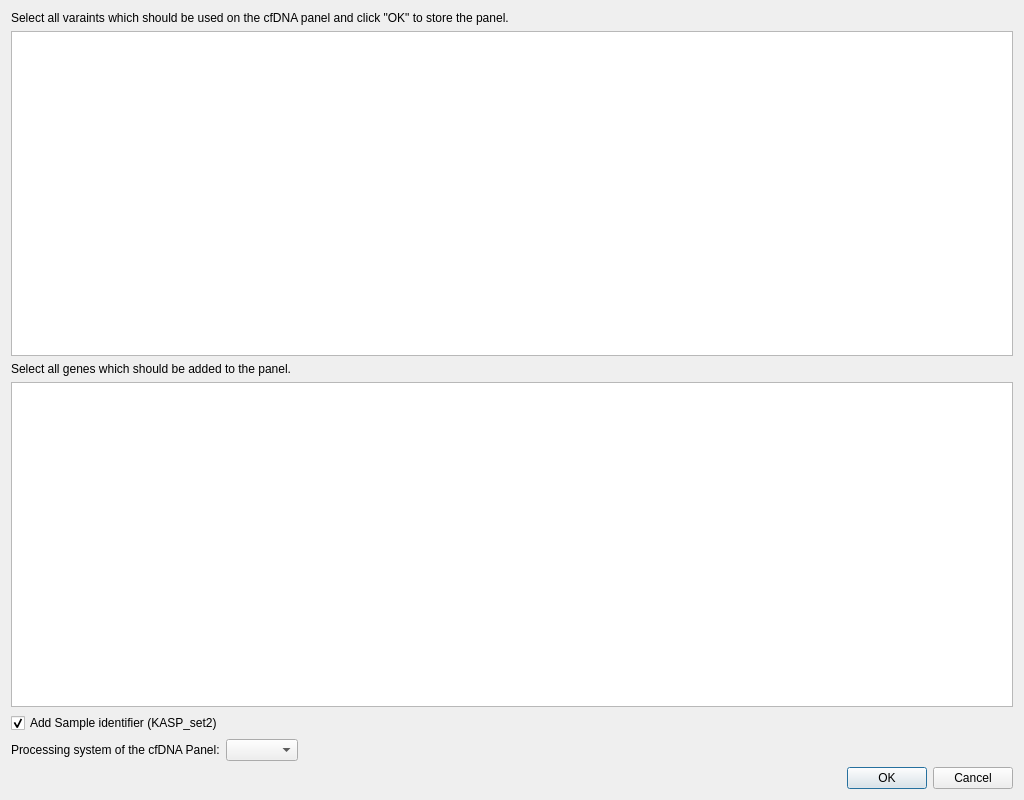
<?xml version="1.0" encoding="UTF-8"?>
<ui version="4.0">
 <class>CfDNAPanelDesignDialog</class>
 <widget class="QDialog" name="CfDNAPanelDesignDialog">
  <property name="geometry">
   <rect>
    <x>0</x>
    <y>0</y>
    <width>1024</width>
    <height>800</height>
   </rect>
  </property>
  <property name="windowTitle">
   <string>cfDNA Panel Design Dialog</string>
  </property>
  <layout class="QVBoxLayout" name="verticalLayout">
   <item>
    <widget class="QLabel" name="label">
     <property name="text">
      <string>Select all varaints which should be used on the cfDNA panel and click &quot;OK&quot; to store the panel.</string>
     </property>
    </widget>
   </item>
   <item>
    <widget class="QTableWidget" name="vars"/>
   </item>
   <item>
    <widget class="QLabel" name="label_2">
     <property name="text">
      <string>Select all genes which should be added to the panel.</string>
     </property>
    </widget>
   </item>
   <item>
    <widget class="QTableWidget" name="genes"/>
   </item>
   <item>
    <widget class="QCheckBox" name="cb_sample_identifier">
     <property name="text">
      <string>Add Sample identifier (KASP_set2)</string>
     </property>
     <property name="checked">
      <bool>true</bool>
     </property>
    </widget>
   </item>
   <item>
    <layout class="QHBoxLayout" name="horizontalLayout">
     <item>
      <widget class="QLabel" name="label_3">
       <property name="text">
        <string>Processing system of the cfDNA Panel:</string>
       </property>
      </widget>
     </item>
     <item>
      <widget class="DBComboBox" name="cb_processing_system"/>
     </item>
     <item>
      <spacer name="horizontalSpacer">
       <property name="orientation">
        <enum>Qt::Horizontal</enum>
       </property>
       <property name="sizeHint" stdset="0">
        <size>
         <width>40</width>
         <height>20</height>
        </size>
       </property>
      </spacer>
     </item>
    </layout>
   </item>
   <item>
    <widget class="QDialogButtonBox" name="buttonBox">
     <property name="orientation">
      <enum>Qt::Horizontal</enum>
     </property>
     <property name="standardButtons">
      <set>QDialogButtonBox::Cancel|QDialogButtonBox::Ok</set>
     </property>
    </widget>
   </item>
  </layout>
 </widget>
 <customwidgets>
  <customwidget>
   <class>DBComboBox</class>
   <extends>QComboBox</extends>
   <header>DBComboBox.h</header>
  </customwidget>
 </customwidgets>
 <resources/>
 <connections>
  <connection>
   <sender>buttonBox</sender>
   <signal>rejected()</signal>
   <receiver>CfDNAPanelDesignDialog</receiver>
   <slot>reject()</slot>
   <hints>
    <hint type="sourcelabel">
     <x>316</x>
     <y>260</y>
    </hint>
    <hint type="destinationlabel">
     <x>286</x>
     <y>274</y>
    </hint>
   </hints>
  </connection>
 </connections>
</ui>
